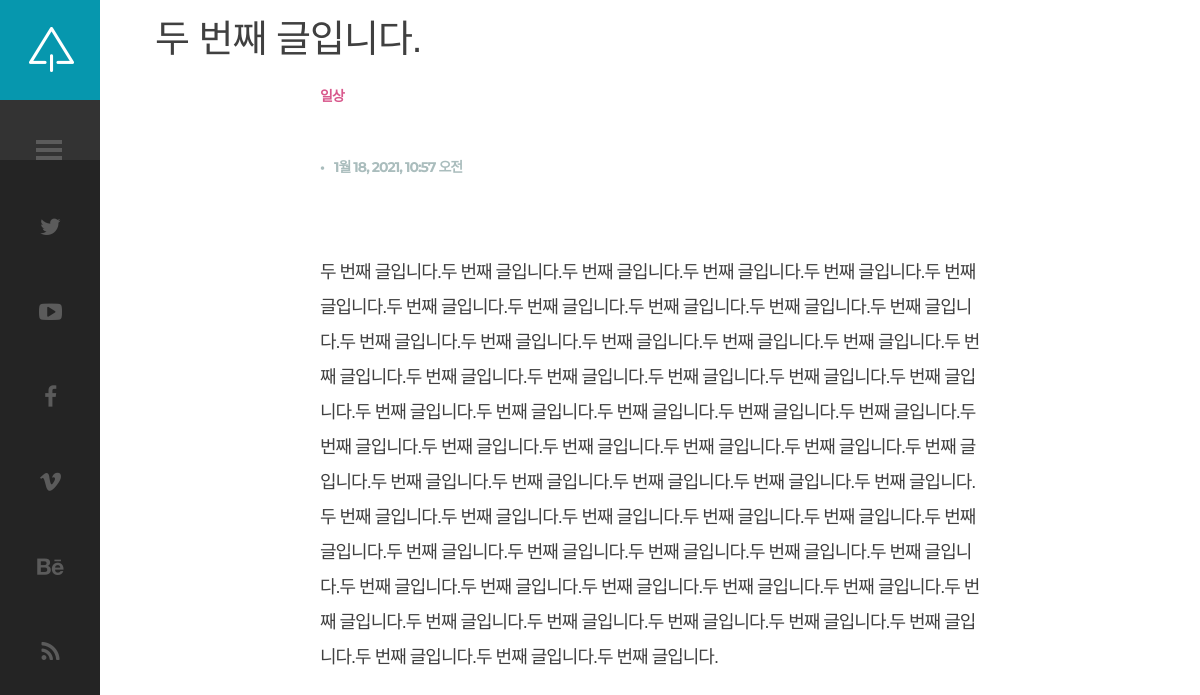
Page /blog/post/2 on the committed database.
### blog/models.py (models this page shows, shortened)
class Post(models.Model):
    title = models.CharField(max_length=200)
    title_image = models.ImageField(blank=True)
    content = models.TextField()
    createDate = models.DateTimeField(auto_now_add=True)
    updateDate = models.DateTimeField(auto_now_add=True)
    category = models.ManyToManyField(Category, help_text="글의 분류를 작성하세요.")

class Category(models.Model):
    name = models.CharField(max_length=50, help_text="블로그 글의 분류를 입력하세요.(ex:일상)")
    def __str__(self):
        return self.name

### blog/views.py (the view)
# urls.py: path("post/<int:pk>", views.PostDetailView.as_view(), name="post"),
class PostDetailView(generic.DetailView):
    model = Post

### blog/templates/blog/post_detail.html (shortened to what this page needs)
{% extends "base_generic.html" %}
{% block contact %}
{% load static %}
        <div id="content" class="site-content center-relative">
            <div class="single-post-wrapper content-1070 center-relative">
                <article class="center-relative">
                    <h1 class="entry-title">
                    {{ post.title }}
                    </h1>
                    <div class="post-info content-660 center-relative">
                        <div class="cat-links">
                            <ul>
                                <li><a href="#">
                                {% for c in post.category.all %}
                                {{ c }}
                                {% endfor %}
                                </a></li>
                            </ul>
                        </div>
                        {% if post.title_image %}
                        <div calss="post-full-width">
                        </div>
                        {% endif %}
                        <div class="entry-date published">{{ post.createDate }}</div>
                    </div>
                    <div class="entry-content">
                        <div class="content-wrap content-660 center-relative">
                                {{ post.content }}
                        </div>
                    </div>
                </article>
            </div>
        </div>
{% endblock %}

### blog/templates/base_generic.html (shortened to what this page needs)
<!DOCTYPE HTML>
<html lang="en-US">
    <head>
        {% load static %}
        <link rel="stylesheet" href="https://maxcdn.bootstrapcdn.com/bootstrap/3.3.2/css/bootstrap.min.css">
        <link rel="stylesheet" type="text/css"  href='{% static "css/clear.css" %}' />
        <link rel="stylesheet" type="text/css"  href='{% static "css/common.css" %}' />
        <link rel="stylesheet" type="text/css"  href='{% static "css/font-awesome.min.css" %}' />
        <link rel="stylesheet" type="text/css"  href='{% static "css/carouFredSel.css" %}' />
        <link rel="stylesheet" type="text/css"  href='{% static "css/sm-clean.css" %}' />
        <link rel="stylesheet" type="text/css"  href='{% static "css/style.css" %}' />
    </head>
    <body class="home blog">
        <div id="sidebar" class="sidebar">
            <div class="menu-right-part">
                <div class="logo-holder">
                    <a href="{% url 'index' %}">
                        <img src="{% static 'images/logo.png' %}" alt="Suppablog WP">
                    </a>
                </div>
                <div class="toggle-holder">
                    <div id="toggle">
                        <div class="menu-line"></div>
                    </div>
                </div>
                <div class="social-holder">
                    <div class="social-list">
                        <a href="#"><i class="fa fa-twitter"></i></a>
                        <a href="#"><i class="fa fa-youtube-play"></i></a>
                        <a href="#"><i class="fa fa-facebook"></i></a>
                        <a href="#"><i class="fa fa-vimeo"></i></a>
                        <a href="#"><i class="fa fa-behance"></i></a>
                        <a href="#"><i class="fa fa-rss"></i></a>
                    </div>
                </div>
            </div>
        </div>
        {% block contact %}
        {% endblock %}
    </body>
</html>

### blog/static/css/clear.css (style rules this page uses)
html, body, div, span, object, iframe, h1, h2, h3, h4, h5, h6, p, blockquote, pre, abbr, address, cite, code, del, dfn, em, img, ins, kbd, q, samp, small, strong, sub, sup, var, b, i, ol, ul, li, fieldset, form, label, legend, table, caption, tbody, tfoot, thead, tr, th, td, article, aside, canvas, details, figcaption, figure, footer, header, hgroup, menu, nav, section, summary, time, mark, audio, video { margin:0; padding:0; border:0; outline: none; font-size:100%; vertical-align:baseline; background:transparent; }
body { line-height:1; }
article,aside,details,figcaption,figure, footer,header,hgroup,menu,nav,section { display:block; }
nav ul,ul,ol { list-style:none; }
a { margin:0; padding:0; font-size:100%; outline: none; vertical-align:baseline; background:transparent; }

### blog/static/css/common.css (style rules this page uses)
.center-relative { margin-left: auto; margin-right: auto; }
h1,h2,h3,h4,h5,h6 { padding: 20px 0; }
h1 { font-size: 38px; line-height: 38px; }

### blog/static/css/style.css (style rules this page uses)
html { overflow: hidden; }
body { font-family: 'Libre Baskerville',sans-serif, Arial;; font-size: 18px; line-height: 35px; font-weight: 400; letter-spacing: -1px; color: #404040; background-color: #fff; }
body a { text-decoration: none; color: #404040; transition: color .2s linear, background-color .2s linear, border-color .2s linear; }
.content-660 { max-width: 660px; }
.content-1070 { max-width: 1070px; }
.sidebar { position: absolute; background-color: #2D2D2D; height: 100% !important; width: 420px; left: -320px; -webkit-transition: left 0.3s ease; -moz-transition: left 0.3s ease; -ms-transition: left 0.3s ease; -o-transition: left 0.3s ease; transition: left 0.3s ease; z-index: 3; }
.menu-right-part { float: right; width: 100px; min-height: 100%; background-color: #242424; }
.logo-holder { line-height: 0; font-size: 0; }
.logo-holder img { max-width: 100%; max-height: 100%; width: 100%; height: auto; }
#toggle { height: 60px; padding: 20px 0; position: relative; background-color: #333333; }
#toggle:before, #toggle:after { content: ''; height: 4px; width: 26px; background: #5B5B5B; left: 36px; position: absolute; -webkit-transform-origin: 50% 50%; transform-origin: 50% 50%; -webkit-transition: -webkit-transform 0.25s; transition: transform 0.25s; top: 48px; }
#toggle:before { -webkit-transform: translate3d(0, -8px, 0); transform: translate3d(0, -8px, 0); }
#toggle:after { -webkit-transform: translate3d(0, 8px, 0); transform: translate3d(0, 8px, 0); }
#toggle .menu-line { width: 26px; height: 4px; background: #5B5B5B; left: 36px; position: absolute; -webkit-transition: opacity 0.25s; -moz-transition: opacity 0.25s; -ms-transition: opacity 0.25s; -o-transition: opacity 0.25s; transition: opacity 0.25s; top: 48px; }
.social-list { text-align: center; color: #5B5B5B; font-size: 30px; }
.social-list a { padding-top: 80px; display: block; color: #5b5b5b; }
.site-content { width: calc(100% - 100px); margin-left: 100px; padding-bottom: 100px; position: relative; -webkit-transition: margin 0.3s ease; -moz-transition: margin 0.3s ease; -ms-transition: margin 0.3s ease; -o-transition: margin 0.3s ease; transition: margin 0.3s ease; }
.cat-links { font-family: 'Montserrat', sans-serif, Arial; display: inline-block; font-size: 16px; text-transform: uppercase; font-weight: 700; }
.cat-links ul li { display: inline-block; margin-right: 5px; }
.cat-links ul li a { color: #D8588C; font-size: 14px; }
.cat-links ul li:after { content: ","; }
.cat-links ul li:last-child:after { display: none; }
.published { font-family: 'Montserrat', sans-serif, Arial; display: inline-block; font-size: 14px; text-transform: uppercase; font-weight: 700; color: #aabdbd; }
.published:before { content: "\2022"; font-size: 14px; display: inline-block; margin-right: 10px; }
.post-info { font-family: 'Montserrat', sans-serif, Arial; padding-bottom: 70px; }
@media screen and (max-width: 1650px) { .content-1070 { width: 1070px; max-width: 90%; } }
@media screen and (max-height: 900px) { .social-list { font-size: 23px; } }
@media screen and (max-height: 900px) { .social-list a { padding-top: 50px; } }

### rows in the picture
Post: title "두 번째 글입니다.", createDate "1월 18, 2021, 10:57 오전", content "두 번째 글입니다.두 번째 글입니다.두 번째 글입니다.두 번째 글입니다.두 번째 글입니다.두 번째 글입니다.두 번째 글입니다.두 번째 글입니다.두 번째 글입니다.두 번째 글입니다.두 번째 글입니다.두 번째 글입니다.두 번째 글입니다.두 번째 글입니다.두 번째 글입니다.두 번째 글입니다.두 번째 글입니다.두 번째 글입니다.두 번째 글입니다.두 번째 글입니다.두 번째 글입니다.두 번째 글입니다.두 번째 글입니다.두 번째 글입니다.두 번째 글입니다.두 번째 글입니다.두 번째 글입니다.두 번째 글입니다.두 번째 글입니다.두 번째 글입니다.두 번째 글입니다.두 번째 글입니다.두 번째 글입니다.두 번째 글입니다.두 번째 글입니다.두 번째 글입니다.두 번째 글입니다.두 번째 글입니다.두 번째 글입니다.두 번째 글입니다.두 번째 글입니다.두 번째 글입니다.두 번째 글입니다.두 번째 글입니다.두 번째 글입니다.두 번째 글입니다.두 번째 글입니다.두 번째 글입니다.두 번째 글입니다.두 번째 글입니다.두 번째 글입니다.두 번째 글입니다.두 번째 글입니다.두 번째 글입니다.두 번째 글입니다.두 번째 글입니다.두 번째 글입니다.두 번째 글입니다.두 번째 글입니다.두 번째 글입니다.두 번째 글입니다.두 번째 글입니다.두 번째 글입니다."
Category: name "일상"
